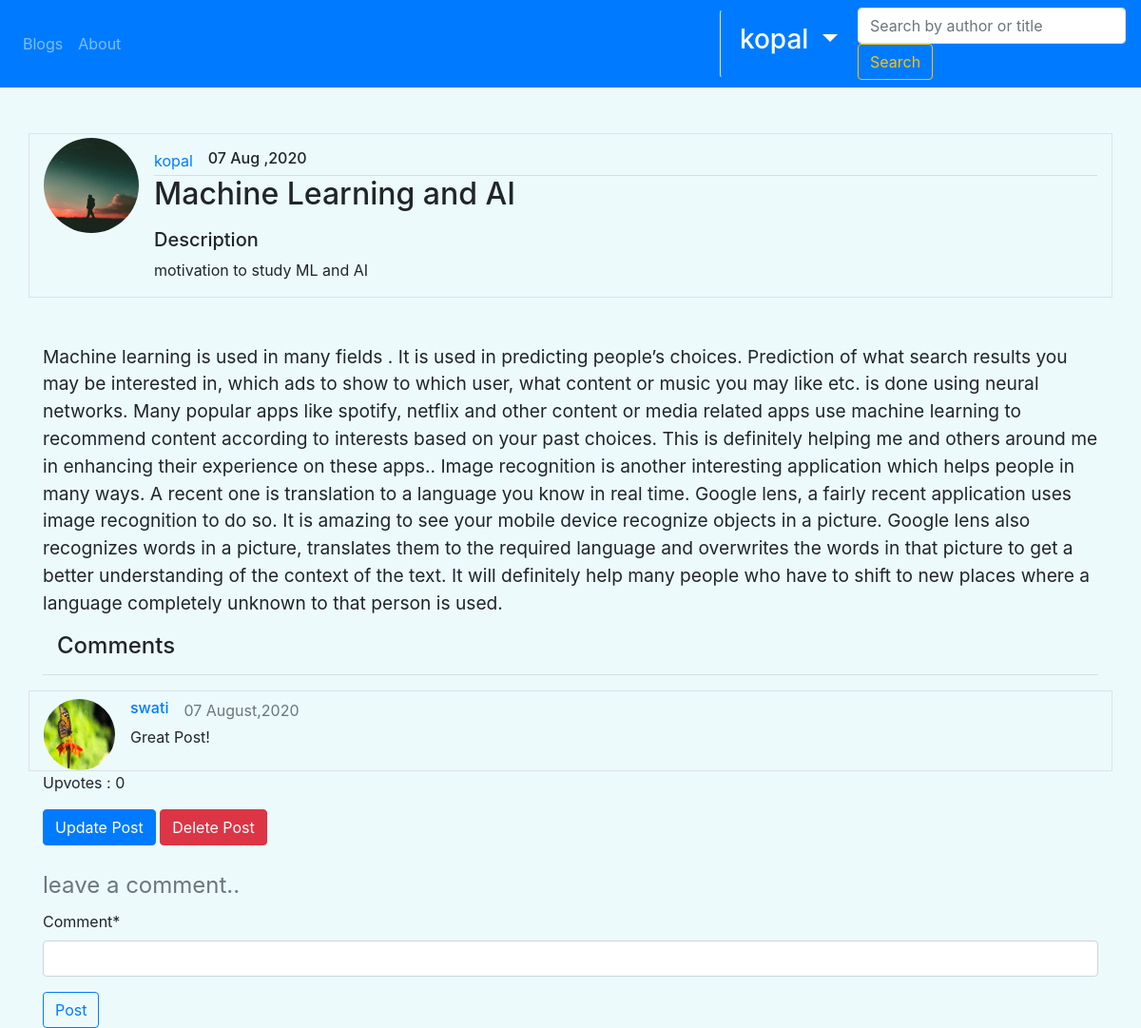
Page /post/50 (signed in) on the committed database.
### blog/models.py (models this page shows, shortened)
class Post(models.Model):
    title = models.CharField(max_length =100)
    content = models.TextField()
    description = models.CharField(blank=True, null=True ,max_length=300)
    date_posted = models.DateTimeField(default = timezone.now, blank=True)
    author = models.ForeignKey(User ,on_delete=models.CASCADE)

class Comment(models.Model):
    comment = models.CharField(max_length=1000)
    name = models.ForeignKey(User , on_delete=models.CASCADE)
    dated = models.DateTimeField(default = timezone.now)
    post = models.ForeignKey(Post , on_delete=models.CASCADE)
    active = models.BooleanField(default = True)

### Users/models.py (models this page shows, shortened)
class Profile(models.Model):
    user = models.OneToOneField(User , on_delete= models.CASCADE)
    image = models.ImageField(default= 'default.jpg' , upload_to= 'profile_media')

### blog/views.py (the view, shortened to what this page needs)
# urls.py: path("post/<int:pk>",PostDetailView.as_view(), name="post-detail"),
class PostDetailView(DetailView):
    model = Post
    context = {}
    def get_context_data(self, **kwargs):
        post = get_object_or_404(Post , pk = self.kwargs.get('pk'))
        ordering = ['-date_posted']
        comments = Comment.objects.filter(post= post).filter( active=True ).order_by('-dated' ,'-id')
        context = super(PostDetailView, self).get_context_data(**kwargs)
        context['form'] = CreateComment()
        context['comments'] = comments
        context['Upvotes'] = post.vote_set.filter(Like=True).count()
        return context

### blog/forms.py
class CreateComment(forms.ModelForm):
    class Meta:
        model = Comment
        exclude = ['post','name','dated','active']

### blog/templates/blog/post_detail.html (shortened to what this page needs)
{% extends "blog/base.html" %}
{% load crispy_forms_tags %}
{% block content %}
  <br><br>
     <div class="container media border">
      <img src={{object.author.profile.image.url}} class="mr-3 mt-1 rounded-circle" style="width: 100px; height: 100px; aspect-ratio: 1;" alt="image">
      <div class="media-body">
        <div class = " mt-3" style = "display : flex;">
          <a href = {% url "user-posts" post.author %} class = "mr-3">  {{post.author}}    </a>
          <h6 class = "grey" >{{object.date_posted|date:"d M ,Y"}}  </h6>
        </div>
        <hr class="mt-0 mb-0">
        <h2 class = "text-monospace mt-0">
          {{object.title}}
        </h2>
        {% if object.description  %}
        <p>
            <h5>
                Description
            </h5>
            {{object.description}}
        </p>
        {% endif %}
      </div>
    </div>
    <p class="container mt-5" style="font-size:larger;">
        {{object.content}}
    </p>
    <div class="container">
      <h4 class ="container" >Comments</h4>
      <hr>
    </div>
    {% for comment in comments %}
      <div class="container media border">
        <img src={{comment.name.profile.image.url}} class="mr-3 mt-2 rounded-circle equal"  alt="image">
        <div class="media-body">
          <div class = " mt-2" style = "display : flex;">
            <a href = {% url "user-posts" comment.name.username %} class = "mr-3"> <h6 >  {{comment.name}}    </h6>  </a>
            <span class ='text-muted' > {{ comment.dated|date:"d F,Y" }}  </span>
          </div>
          {{comment.comment}}
      </div>
    </div>
    {% endfor %}
    {% if user.is_authenticated %}
      <footer class='container'>
        {% if request.user == object.author %}
            <p>Upvotes : {{Upvotes}}</p>
            <a href= {% url "post-update" object.id %}><button class="btn btn-primary">Update Post</button></a>
            <a href={% url "post-delete" object.id %}><button class="btn btn-danger">Delete Post</button></a>
          </footer>
        {% else %}
        <a href={% url "upvote" object.id %}> <img src = "../../../media/Upvote.png" width=30px height=30px> </a>
        {{Upvotes}}
      </footer>
        {% endif %}
      <br>
      <form method='POST' class="container">
          <fieldset >
              <legend class="text-muted">leave a comment..</legend>
                  {{ form|crispy}}
          </fieldset>
        <button type="submit" class="btn btn-outline-primary">Post</button>
      </form>
    {% else %}
      <div class= "container">
        <hr>
        <a href={% url "cpost-detail" post.id %}>Login to comment or upvote..</a>
      </div>
    {% endif %}
{% endblock content %}

### blog/templates/blog/base.html (shortened to what this page needs)
{% load static %}
<!DOCTYPE html>
<html>
<head>
    <link rel="stylesheet" href="https://maxcdn.bootstrapcdn.com/bootstrap/4.0.0/css/bootstrap.min.css">
</head>
    <body >
        <nav class="navbar navbar-dark sticky-top navbar-expand-lg bg-primary">
            <div class="collapse navbar-collapse" id="navbarTogglerDemo02">
              <ul class="navbar-nav mr-auto">
                {% if posts or userposts %}
                  <li class="nav-item active ">
                {% else %}
                  <li class="nav-item">
                {% endif %}
                  <a class="nav-link light" href= {% url "blog-home" %} > Blogs  <span class="sr-only"> (current) </span></a>
                </li>
                {% if page == 2 %}
                  <li class="nav-item active ">
                {% else %}
                  <li class="nav-item">
                {% endif %}
                <a class="nav-link " href= {% url "blog-about" %}> About
                </li>
              </ul>
              <div class = "left">
              <ul class="navbar-nav mr-auto my-2 my-lg-0 left">
                {% if user.is_authenticated %}
                  <li class="nav-item btn border-left dropdown pd-3">
                    <h3 class="nav-link active dropdown-toggle" href="#" id="navbarDropdown" role="button" data-toggle="dropdown" aria-haspopup="true" aria-expanded="false">
                          {{user.username}}
                    </h3>
                  </li>
                {% endif %}
              </ul>
            </div>
            {% if userposts %}
              <form class="form-inline my-2 my-lg-0" action= {% url "user-posts" view.kwargs.username %} method='GET' >
            {% else %}
              <form class="fo-inline my-2 my-lg-0" action= {% url "blog-home" %} method='GET' >
            {% endif %}
                <input class="form-control mr-sm-2 border" type="search" placeholder="Search by author or title" name='query' aria-label="Search">
                <button class="btn btn-outline-warning my-2 my-sm-0" type="submit">Search</button>
            </form>
            </div>
          </nav>
        {% block content %}
        {% endblock %}
    </body>
</html>

### blog/templates/blog/base.html (style rules this page uses)
.equal { width: 75px; height: 75px; aspect-ratio: 1; }
body { background: #ecfafc; }

### rows in the picture
Post: author.profile.image (picture), author "kopal", date_posted "07 Aug ,2020", title "Machine Learning and AI", description "motivation to study ML and AI", content "Machine learning is used in many fields . It is used in predicting people’s choices. Prediction of what search results you may be interested in, which ads to show to which user, what content or music you may like etc. is done using neural networks. Many popular apps like spotify, netflix and other content or media related apps use machine learning to recommend content according to interests based on your past choices. This is definitely helping me and others around me in enhancing their experience on these apps.. Image recognition is another interesting application which helps people in many ways. A recent one is translation to a language you know in real time. Google lens, a fairly recent…"
Comment: name.profile.image (picture), name "swati", dated "07 August,2020", comment "Great Post!"

### other values in the picture
{{ user.username }} "kopal"
{{ Upvotes }} "0"
